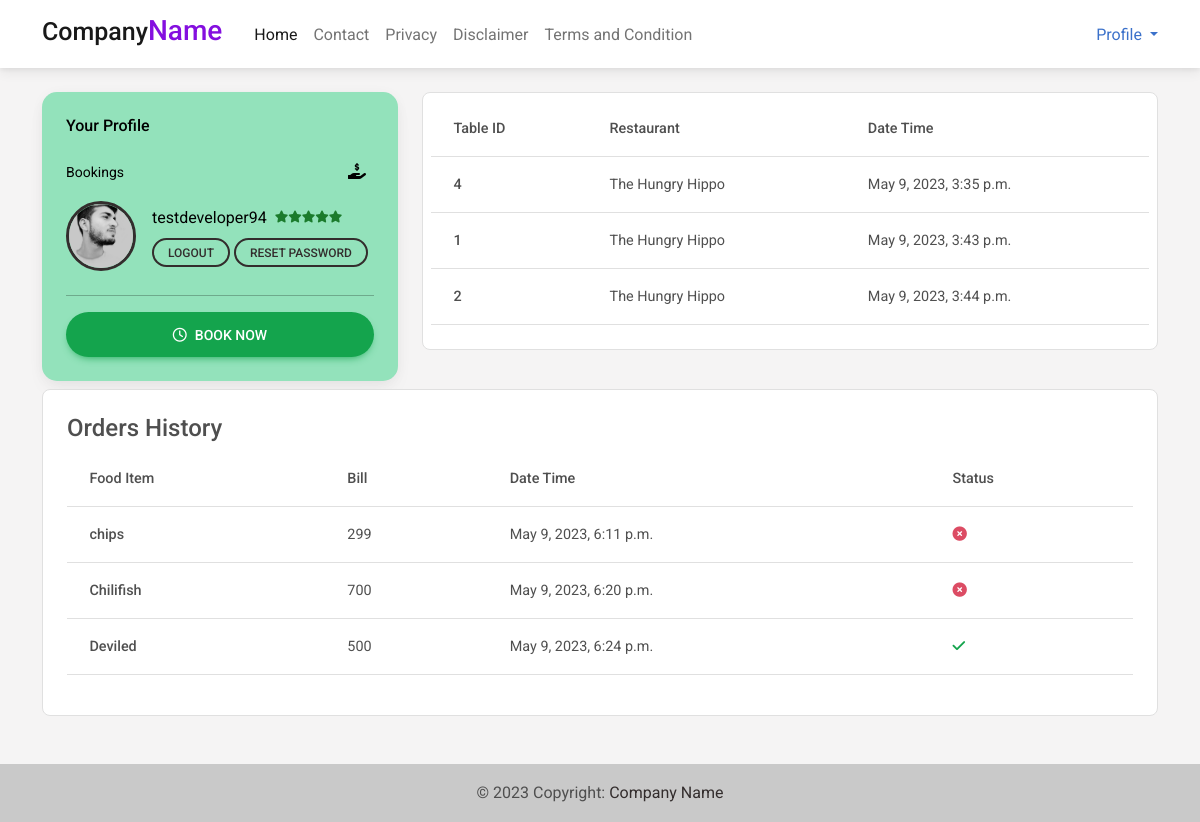
The app's page /viewprofile (signed in) with its own data.
### app/models.py (models this page shows)
class MyUser(models.Model):
    user = models.OneToOneField(User,on_delete=models.CASCADE)
    address = models.CharField(max_length=1000,default="nothing")
    photo = models.ImageField(null=False,blank=False,upload_to="user")
    phone = models.CharField(max_length=1000,default="nothing")
    trusted = models.BooleanField(default=False)

class bookingrecord(models.Model):
    user = models.ForeignKey(User, on_delete=models.CASCADE,default=1)
    restaurant = models.ForeignKey(restaurant, on_delete=models.CASCADE,default=1)
    table = models.ForeignKey(table, on_delete=models.CASCADE,default=1)
    timestamp = models.DateTimeField(auto_now_add=True)

class table(models.Model):
    restaurant = models.ForeignKey(restaurant, on_delete=models.CASCADE,default=1)
    seats = models.IntegerField(default=0)
    booking_status = models.BooleanField(default=False)

class restaurant(models.Model):
    name = models.CharField(max_length=1000,default="Nothing")
    location = models.CharField(max_length=100,default="Nothing")
    category = models.ForeignKey(restaurantcategories, on_delete=models.CASCADE,default=1)
    min_price = models.IntegerField(default=0)
    max_price = models.IntegerField(default=0)
    seats = models.IntegerField(default=0)
    tables = models.IntegerField(default=0)
    photo = models.ImageField(null=False,blank=False)
    def __str__(self) -> str:
        return self.name

class foodorder(models.Model):
    item = models.ForeignKey(fooditem, on_delete=models.CASCADE,default=1)
    user = models.ForeignKey(User, on_delete=models.CASCADE,default=1)
    bill = models.IntegerField(default=0)
    timestamp = models.DateTimeField(auto_now_add=True)
    order_status = models.BooleanField(default=False)

class fooditem(models.Model):
    restaurant = models.ForeignKey(restaurant, on_delete=models.CASCADE,default=1)
    title = models.CharField(max_length=1000,default="Nothing")
    price = models.IntegerField(default=0)
    photo = models.ImageField(null=False,blank=False,upload_to="food")
    def __str__(self) -> str:
        return self.title

### app/views.py (the view)
# urls.py: path('viewprofile',views.viewprofile,name="viewprofile"),
@login_required(login_url='/register')
def viewprofile(request):
    usr = User.objects.get(id=request.user.id)
    objects = bookingrecord.objects.filter(user=usr)
    orders = foodorder.objects.filter(user=usr)
    context = {
        "objects" : objects,
        "orders" : orders
    }
    return render(request,"viewprofiel.html",context)

### app/templates/viewprofiel.html (shortened to what this page needs)
{% extends 'basic.html' %}
{% block content %}
<div class="container mt-4 mb-md-0 mb-5">
  <div class="row">
    <div class="col-md-4">
      <div class="card" style="border-radius: 15px; background-color: #93e2bb;">
        <div class="card-body p-4 text-black">
          <div>
            <h6 class="mb-4">Your Profile</h6>
            <div class="d-flex align-items-center justify-content-between mb-3">
              <p class="small mb-0">Bookings</p>
              <p class="fw-bold mb-0"><i class="fas fa-hand-holding-usd me-2"></i>{{credit}}</p>
            </div>
          </div>
          <div class="d-flex align-items-center mb-4">
            <div class="flex-shrink-0">
              <img src="/media/{{request.user.myuser.photo}}"
                alt="Generic placeholder image" class="img-fluid rounded-circle border border-dark border-3"
                style="width: 70px;">
            </div>
            <div class="flex-grow-1 ms-3">
              <div class="d-flex flex-row align-items-center mb-2">
                <p class="mb-0 me-2">{{request.user.username}}</p>
                <ul class="mb-0 list-unstyled d-flex flex-row" style="color: #1B7B2C;">
                  <li>
                    <i class="fas fa-star fa-xs"></i>
                  </li>
                  <li>
                    <i class="fas fa-star fa-xs"></i>
                  </li>
                  <li>
                    <i class="fas fa-star fa-xs"></i>
                  </li>
                  <li>
                    <i class="fas fa-star fa-xs"></i>
                  </li>
                  <li>
                    <i class="fas fa-star fa-xs"></i>
                  </li>
                </ul>
              </div>
              <div>
                <a href="{% url 'logoutuser' %}" type="button" class="btn btn-outline-dark btn-rounded btn-sm"
                  data-mdb-ripple-color="dark">Logout</a>
                  <button  type="button" class="btn btn-outline-dark btn-rounded btn-sm"
                  data-mdb-ripple-color="dark" data-mdb-toggle="modal" data-mdb-target="#exampl">reset Password</button>
                                            </div>
            </div>
          </div>
          <hr>
          <a href="/" type="button" class="btn btn-success btn-rounded btn-block btn-lg"><i
              class="far fa-clock me-2"></i>Book Now</a>
        </div>
      </div>
    </div>
    <div class="col-md-8 mt-md-0 mt-3">
        <div class="card shadow-0 border p-2">
{% if objects %}
<table class="table">
    <thead>
      <tr>
        <th scope="col">Table ID</th>
        <th scope="col">Restaurant</th>
        <th scope="col">Date Time</th>
      </tr>
    </thead>
    <tbody>
        {% for obj in objects %}
        <tr>
            <th scope="row">{{obj.table.id}}</th>
            <td>{{obj.restaurant}}</td>
            <td>{{obj.timestamp}}</td>
          </tr>
          {% endfor %}
    </tbody>
  </table>
{% else %}
<div class="text-center py-5">
  <h1>No Bookings Yet!.</h1>
  <a href="/" class="btn btn-primary btn-sm mt-2">Book Now</a>
</div>
  {% endif %}
</div>
    </div>
  </div>
</div>
<div class="container">
    <div class="card shadow-0 border p-md-4 p-2 mt-2">
        <h4>
            Orders History
        </h4>
        <table class="table">
            <thead>
              <tr>
                <th scope="col">Food Item</th>
                <th scope="col">Bill</th>
                <th scope="col">Date Time</th>
                <th scope="col">Status</th>
              </tr>
            </thead>
            <tbody>
                {% for ord in orders %}
                <tr>
                    <th scope="row">{{ord.item}}</th>
                    <td>{{ord.bill}}</td>
                    <td>{{ord.timestamp}}</td>
                    {% if ord.order_status == True %}
                    <td><i class="fas fa-check text-success"></i></td>
                    {% else %}
                    <td><i class="fas fa-circle-xmark text-danger"></i></td>
                    {% endif %}
                  </tr>
                  {% endfor %}
            </tbody>
          </table>
    </div>
</div>
{% endblock content %}

### app/templates/basic.html (shortened to what this page needs)
<!DOCTYPE html>
<html lang="en">
<head>
    <link
    href="https://cdnjs.cloudflare.com/ajax/libs/font-awesome/6.0.0/css/all.min.css"
    rel="stylesheet"
    />
    <link
    href="https://cdnjs.cloudflare.com/ajax/libs/mdb-ui-kit/6.2.0/mdb.min.css"
    rel="stylesheet"
    />
</head>
<body>
<nav class="navbar navbar-expand-lg navbar-light ">
    <div class="container">
      <a class="navbar-brand me-4" href="/">
    <h3><span style="font-size:25px;">Company</span><span class="logo">Name</span></h3>
      </a>
      <div class="collapse navbar-collapse" id="navbarButtonsExample">
        <ul class="navbar-nav me-auto mb-2 mb-lg-0">
          <li class="nav-item">
            <a class="nav-link active" href="/">Home</a>
          </li>
          <li class="nav-item">
            <a class="nav-link" href="#">Contact</a>
          </li>
          <li class="nav-item">
            <a class="nav-link" href="#">Privacy</a>
          </li>
          <li class="nav-item">
            <a class="nav-link" href="#">Disclaimer</a>
          </li>
          <li class="nav-item">
            <a class="nav-link" href="#">Terms and Condition</a>
          </li>
        </ul>
        <div class="dropdown">
            <a class="dropdown-toggle" type="" id="dropdownMenu2" data-mdb-toggle="dropdown" aria-expanded="false">
            Profile
            </a>
          </div>
      </div>
    </div>
  </nav>
    {% block content %}{% endblock content %}
    <footer class="bg-light text-center text-lg-start mt-5">
      <div class="text-center p-3" style="background-color: rgba(0, 0, 0, 0.2);">
        © 2023 Copyright:
        <a class="text-dark" href="/">Company Name</a>
      </div>
    </footer>
</body>
</html>

### records on screen
bookingrecord: table.id "4", restaurant "The Hungry Hippo", timestamp "May 9, 2023, 3:35 p.m."
bookingrecord: table.id "1", restaurant "The Hungry Hippo", timestamp "May 9, 2023, 3:43 p.m."
bookingrecord: table.id "2", restaurant "The Hungry Hippo", timestamp "May 9, 2023, 3:44 p.m."
foodorder: item "chips", bill "299", timestamp "May 9, 2023, 6:11 p.m.", order_status False (drawn)
foodorder: item "Chilifish", bill "700", timestamp "May 9, 2023, 6:20 p.m.", order_status False (drawn)
foodorder: item "Deviled", bill "500", timestamp "May 9, 2023, 6:24 p.m.", order_status True (drawn)

### other values on screen
{{ request.user.username }} "testdeveloper94"
